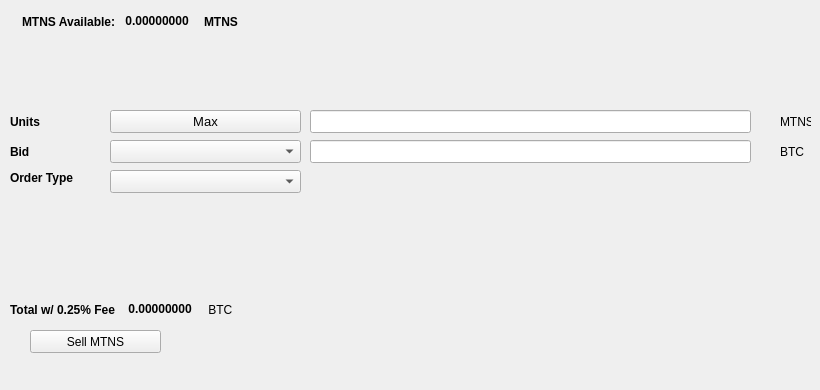
   <widget class="QWidget" name="SellTab">
    <attribute name="title">
     <string>Sell</string>
    </attribute>
    <widget class="QLabel" name="label_16">
     <property name="geometry">
      <rect>
       <x>780</x>
       <y>140</y>
       <width>31</width>
       <height>23</height>
      </rect>
     </property>
     <property name="text">
      <string>BTC</string>
     </property>
    </widget>
    <widget class="QComboBox" name="SellBidcomboBox">
     <property name="geometry">
      <rect>
       <x>110</x>
       <y>140</y>
       <width>191</width>
       <height>23</height>
      </rect>
     </property>
     <property name="font">
      <font>
       <pointsize>10</pointsize>
      </font>
     </property>
    </widget>
    <widget class="QLabel" name="label_18">
     <property name="geometry">
      <rect>
       <x>10</x>
       <y>110</y>
       <width>46</width>
       <height>23</height>
      </rect>
     </property>
     <property name="font">
      <font>
       <weight>75</weight>
       <bold>true</bold>
      </font>
     </property>
     <property name="text">
      <string>Units</string>
     </property>
    </widget>
    <widget class="QPushButton" name="Sell_Max_Amount">
     <property name="geometry">
      <rect>
       <x>110</x>
       <y>110</y>
       <width>191</width>
       <height>23</height>
      </rect>
     </property>
     <property name="font">
      <font>
       <pointsize>10</pointsize>
      </font>
     </property>
     <property name="text">
      <string>Max</string>
     </property>
    </widget>
    <widget class="QLabel" name="label_20">
     <property name="geometry">
      <rect>
       <x>10</x>
       <y>170</y>
       <width>91</width>
       <height>16</height>
      </rect>
     </property>
     <property name="font">
      <font>
       <weight>75</weight>
       <bold>true</bold>
      </font>
     </property>
     <property name="text">
      <string>Order Type</string>
     </property>
    </widget>
    <widget class="QComboBox" name="SellOrdertypeCombo">
     <property name="geometry">
      <rect>
       <x>110</x>
       <y>170</y>
       <width>191</width>
       <height>23</height>
      </rect>
     </property>
     <property name="font">
      <font>
       <pointsize>10</pointsize>
      </font>
     </property>
    </widget>
    <widget class="QLabel" name="label_21">
     <property name="geometry">
      <rect>
       <x>10</x>
       <y>140</y>
       <width>46</width>
       <height>23</height>
      </rect>
     </property>
     <property name="font">
      <font>
       <weight>75</weight>
       <bold>true</bold>
      </font>
     </property>
     <property name="text">
      <string>Bid</string>
     </property>
    </widget>
    <widget class="QLabel" name="label_22">
     <property name="geometry">
      <rect>
       <x>780</x>
       <y>110</y>
       <width>31</width>
       <height>23</height>
      </rect>
     </property>
     <property name="text">
      <string>MTNS</string>
     </property>
    </widget>
    <widget class="QLineEdit" name="UnitsInputMTNS">
     <property name="geometry">
      <rect>
       <x>310</x>
       <y>110</y>
       <width>441</width>
       <height>23</height>
      </rect>
     </property>
     <property name="font">
      <font>
       <pointsize>9</pointsize>
       <weight>75</weight>
       <bold>true</bold>
      </font>
     </property>
    </widget>
    <widget class="QLineEdit" name="SellBidPriceEdit">
     <property name="geometry">
      <rect>
       <x>310</x>
       <y>140</y>
       <width>441</width>
       <height>23</height>
      </rect>
     </property>
     <property name="font">
      <font>
       <pointsize>9</pointsize>
       <weight>75</weight>
       <bold>true</bold>
      </font>
     </property>
    </widget>
    <widget class="QPushButton" name="SellMTNSBTN">
     <property name="geometry">
      <rect>
       <x>30</x>
       <y>330</y>
       <width>131</width>
       <height>23</height>
      </rect>
     </property>
     <property name="text">
      <string>Sell MTNS</string>
     </property>
     <property name="icon">
      <iconset resource="../chipo">
       <normaloff>:/icons/bitcoin</normaloff>:/icons/bitcoin</iconset>
     </property>
    </widget>
    <widget class="QWidget" name="layoutWidget3">
     <property name="geometry">
      <rect>
       <x>22</x>
       <y>12</y>
       <width>258</width>
       <height>19</height>
      </rect>
     </property>
     <layout class="QHBoxLayout" name="horizontalLayout">
      <item>
       <widget class="QLabel" name="label232_2">
        <property name="font">
         <font>
          <weight>75</weight>
          <bold>true</bold>
         </font>
        </property>
        <property name="text">
         <string>MTNS Available:</string>
        </property>
       </widget>
      </item>
      <item>
       <widget class="QLabel" name="MTNSAvailableLabel">
        <property name="palette">
         <palette>
          <active>
           <colorrole role="WindowText">
            <brush brushstyle="SolidPattern">
             <color alpha="255">
              <red>0</red>
              <green>0</green>
              <blue>0</blue>
             </color>
            </brush>
           </colorrole>
           <colorrole role="Button">
            <brush brushstyle="SolidPattern">
             <color alpha="255">
              <red>0</red>
              <green>170</green>
              <blue>0</blue>
             </color>
            </brush>
           </colorrole>
           <colorrole role="Light">
            <brush brushstyle="SolidPattern">
             <color alpha="255">
              <red>0</red>
              <green>255</green>
              <blue>0</blue>
             </color>
            </brush>
           </colorrole>
           <colorrole role="Midlight">
            <brush brushstyle="SolidPattern">
             <color alpha="255">
              <red>0</red>
              <green>212</green>
              <blue>0</blue>
             </color>
            </brush>
           </colorrole>
           <colorrole role="Dark">
            <brush brushstyle="SolidPattern">
             <color alpha="255">
              <red>0</red>
              <green>85</green>
              <blue>0</blue>
             </color>
            </brush>
           </colorrole>
           <colorrole role="Mid">
            <brush brushstyle="SolidPattern">
             <color alpha="255">
              <red>0</red>
              <green>113</green>
              <blue>0</blue>
             </color>
            </brush>
           </colorrole>
           <colorrole role="Text">
            <brush brushstyle="SolidPattern">
             <color alpha="255">
              <red>0</red>
              <green>170</green>
              <blue>0</blue>
             </color>
            </brush>
           </colorrole>
           <colorrole role="BrightText">
            <brush brushstyle="SolidPattern">
             <color alpha="255">
              <red>255</red>
              <green>255</green>
              <blue>255</blue>
             </color>
            </brush>
           </colorrole>
           <colorrole role="ButtonText">
            <brush brushstyle="SolidPattern">
             <color alpha="255">
              <red>0</red>
              <green>0</green>
              <blue>0</blue>
             </color>
            </brush>
           </colorrole>
           <colorrole role="Base">
            <brush brushstyle="SolidPattern">
             <color alpha="255">
              <red>255</red>
              <green>255</green>
              <blue>255</blue>
             </color>
            </brush>
           </colorrole>
           <colorrole role="Window">
            <brush brushstyle="SolidPattern">
             <color alpha="255">
              <red>0</red>
              <green>170</green>
              <blue>0</blue>
             </color>
            </brush>
           </colorrole>
           <colorrole role="Shadow">
            <brush brushstyle="SolidPattern">
             <color alpha="255">
              <red>0</red>
              <green>0</green>
              <blue>0</blue>
             </color>
            </brush>
           </colorrole>
           <colorrole role="AlternateBase">
            <brush brushstyle="SolidPattern">
             <color alpha="255">
              <red>127</red>
              <green>212</green>
              <blue>127</blue>
             </color>
            </brush>
           </colorrole>
           <colorrole role="ToolTipBase">
            <brush brushstyle="SolidPattern">
             <color alpha="255">
              <red>255</red>
              <green>255</green>
              <blue>220</blue>
             </color>
            </brush>
           </colorrole>
           <colorrole role="ToolTipText">
            <brush brushstyle="SolidPattern">
             <color alpha="255">
              <red>0</red>
              <green>0</green>
              <blue>0</blue>
             </color>
            </brush>
           </colorrole>
          </active>
          <inactive>
           <colorrole role="WindowText">
            <brush brushstyle="SolidPattern">
             <color alpha="255">
              <red>0</red>
              <green>0</green>
              <blue>0</blue>
             </color>
            </brush>
           </colorrole>
           <colorrole role="Button">
            <brush brushstyle="SolidPattern">
             <color alpha="255">
              <red>0</red>
              <green>170</green>
              <blue>0</blue>
             </color>
            </brush>
           </colorrole>
           <colorrole role="Light">
            <brush brushstyle="SolidPattern">
             <color alpha="255">
              <red>0</red>
              <green>255</green>
              <blue>0</blue>
             </color>
            </brush>
           </colorrole>
           <colorrole role="Midlight">
            <brush brushstyle="SolidPattern">
             <color alpha="255">
              <red>0</red>
              <green>212</green>
              <blue>0</blue>
             </color>
            </brush>
           </colorrole>
           <colorrole role="Dark">
            <brush brushstyle="SolidPattern">
             <color alpha="255">
              <red>0</red>
              <green>85</green>
              <blue>0</blue>
             </color>
            </brush>
           </colorrole>
           <colorrole role="Mid">
            <brush brushstyle="SolidPattern">
             <color alpha="255">
              <red>0</red>
              <green>113</green>
              <blue>0</blue>
             </color>
            </brush>
           </colorrole>
           <colorrole role="Text">
            <brush brushstyle="SolidPattern">
             <color alpha="255">
              <red>0</red>
              <green>170</green>
              <blue>0</blue>
             </color>
            </brush>
           </colorrole>
           <colorrole role="BrightText">
            <brush brushstyle="SolidPattern">
             <color alpha="255">
              <red>255</red>
              <green>255</green>
              <blue>255</blue>
             </color>
            </brush>
           </colorrole>
           <colorrole role="ButtonText">
            <brush brushstyle="SolidPattern">
             <color alpha="255">
              <red>0</red>
              <green>0</green>
              <blue>0</blue>
             </color>
            </brush>
           </colorrole>
           <colorrole role="Base">
            <brush brushstyle="SolidPattern">
             <color alpha="255">
              <red>255</red>
              <green>255</green>
              <blue>255</blue>
             </color>
            </brush>
           </colorrole>
           <colorrole role="Window">
            <brush brushstyle="SolidPattern">
             <color alpha="255">
              <red>0</red>
              <green>170</green>
              <blue>0</blue>
             </color>
            </brush>
           </colorrole>
           <colorrole role="Shadow">
            <brush brushstyle="SolidPattern">
             <color alpha="255">
              <red>0</red>
              <green>0</green>
              <blue>0</blue>
             </color>
            </brush>
           </colorrole>
           <colorrole role="AlternateBase">
            <brush brushstyle="SolidPattern">
             <color alpha="255">
              <red>127</red>
              <green>212</green>
              <blue>127</blue>
             </color>
            </brush>
           </colorrole>
           <colorrole role="ToolTipBase">
            <brush brushstyle="SolidPattern">
             <color alpha="255">
              <red>255</red>
              <green>255</green>
              <blue>220</blue>
             </color>
            </brush>
           </colorrole>
           <colorrole role="ToolTipText">
            <brush brushstyle="SolidPattern">
             <color alpha="255">
              <red>0</red>
              <green>0</green>
              <blue>0</blue>
             </color>
            </brush>
           </colorrole>
          </inactive>
          <disabled>
           <colorrole role="WindowText">
            <brush brushstyle="SolidPattern">
             <color alpha="255">
              <red>0</red>
              <green>85</green>
              <blue>0</blue>
             </color>
            </brush>
           </colorrole>
           <colorrole role="Button">
            <brush brushstyle="SolidPattern">
             <color alpha="255">
              <red>0</red>
              <green>170</green>
              <blue>0</blue>
             </color>
            </brush>
           </colorrole>
           <colorrole role="Light">
            <brush brushstyle="SolidPattern">
             <color alpha="255">
              <red>0</red>
              <green>255</green>
              <blue>0</blue>
             </color>
            </brush>
           </colorrole>
           <colorrole role="Midlight">
            <brush brushstyle="SolidPattern">
             <color alpha="255">
              <red>0</red>
              <green>212</green>
              <blue>0</blue>
             </color>
            </brush>
           </colorrole>
           <colorrole role="Dark">
            <brush brushstyle="SolidPattern">
             <color alpha="255">
              <red>0</red>
              <green>85</green>
              <blue>0</blue>
             </color>
            </brush>
           </colorrole>
           <colorrole role="Mid">
            <brush brushstyle="SolidPattern">
             <color alpha="255">
              <red>0</red>
              <green>113</green>
              <blue>0</blue>
             </color>
            </brush>
           </colorrole>
           <colorrole role="Text">
            <brush brushstyle="SolidPattern">
             <color alpha="255">
              <red>0</red>
              <green>85</green>
              <blue>0</blue>
             </color>
            </brush>
           </colorrole>
           <colorrole role="BrightText">
            <brush brushstyle="SolidPattern">
             <color alpha="255">
              <red>255</red>
              <green>255</green>
              <blue>255</blue>
             </color>
            </brush>
           </colorrole>
           <colorrole role="ButtonText">
            <brush brushstyle="SolidPattern">
             <color alpha="255">
              <red>0</red>
              <green>85</green>
              <blue>0</blue>
             </color>
            </brush>
           </colorrole>
           <colorrole role="Base">
            <brush brushstyle="SolidPattern">
             <color alpha="255">
              <red>0</red>
              <green>170</green>
              <blue>0</blue>
             </color>
            </brush>
           </colorrole>
           <colorrole role="Window">
            <brush brushstyle="SolidPattern">
             <color alpha="255">
              <red>0</red>
              <green>170</green>
              <blue>0</blue>
             </color>
            </brush>
           </colorrole>
           <colorrole role="Shadow">
            <brush brushstyle="SolidPattern">
             <color alpha="255">
              <red>0</red>
              <green>0</green>
              <blue>0</blue>
             </color>
            </brush>
           </colorrole>
           <colorrole role="AlternateBase">
            <brush brushstyle="SolidPattern">
             <color alpha="255">
              <red>0</red>
              <green>170</green>
              <blue>0</blue>
             </color>
            </brush>
           </colorrole>
           <colorrole role="ToolTipBase">
            <brush brushstyle="SolidPattern">
             <color alpha="255">
              <red>255</red>
              <green>255</green>
              <blue>220</blue>
             </color>
            </brush>
           </colorrole>
           <colorrole role="ToolTipText">
            <brush brushstyle="SolidPattern">
             <color alpha="255">
              <red>0</red>
              <green>0</green>
              <blue>0</blue>
             </color>
            </brush>
           </colorrole>
          </disabled>
         </palette>
        </property>
        <property name="font">
         <font>
          <weight>75</weight>
          <bold>true</bold>
         </font>
        </property>
        <property name="text">
         <string> 0.00000000 </string>
        </property>
        <property name="textInteractionFlags">
         <set>Qt::LinksAccessibleByMouse|Qt::TextSelectableByKeyboard|Qt::TextSelectableByMouse</set>
        </property>
       </widget>
      </item>
      <item>
       <widget class="QLabel" name="labelMTNS">
        <property name="font">
         <font>
          <weight>75</weight>
          <bold>true</bold>
         </font>
        </property>
        <property name="text">
         <string>MTNS</string>
        </property>
       </widget>
      </item>
     </layout>
    </widget>
    <widget class="QWidget" name="layoutWidget">
     <property name="geometry">
      <rect>
       <x>10</x>
       <y>300</y>
       <width>268</width>
       <height>19</height>
      </rect>
     </property>
     <layout class="QHBoxLayout" name="horizontalLayout_2">
      <item>
       <widget class="QLabel" name="label_19">
        <property name="font">
         <font>
          <weight>75</weight>
          <bold>true</bold>
         </font>
        </property>
        <property name="text">
         <string>Total w/ 0.25% Fee </string>
        </property>
       </widget>
      </item>
      <item>
       <widget class="QLabel" name="SellCostLabel">
        <property name="palette">
         <palette>
          <active>
           <colorrole role="WindowText">
            <brush brushstyle="SolidPattern">
             <color alpha="255">
              <red>0</red>
              <green>0</green>
              <blue>0</blue>
             </color>
            </brush>
           </colorrole>
           <colorrole role="Button">
            <brush brushstyle="SolidPattern">
             <color alpha="255">
              <red>0</red>
              <green>170</green>
              <blue>0</blue>
             </color>
            </brush>
           </colorrole>
           <colorrole role="Light">
            <brush brushstyle="SolidPattern">
             <color alpha="255">
              <red>0</red>
              <green>255</green>
              <blue>0</blue>
             </color>
            </brush>
           </colorrole>
           <colorrole role="Midlight">
            <brush brushstyle="SolidPattern">
             <color alpha="255">
              <red>0</red>
              <green>212</green>
              <blue>0</blue>
             </color>
            </brush>
           </colorrole>
           <colorrole role="Dark">
            <brush brushstyle="SolidPattern">
             <color alpha="255">
              <red>0</red>
              <green>85</green>
              <blue>0</blue>
             </color>
            </brush>
           </colorrole>
           <colorrole role="Mid">
            <brush brushstyle="SolidPattern">
             <color alpha="255">
              <red>0</red>
              <green>113</green>
              <blue>0</blue>
             </color>
            </brush>
           </colorrole>
           <colorrole role="Text">
            <brush brushstyle="SolidPattern">
             <color alpha="255">
              <red>0</red>
              <green>170</green>
              <blue>0</blue>
             </color>
            </brush>
           </colorrole>
           <colorrole role="BrightText">
            <brush brushstyle="SolidPattern">
             <color alpha="255">
              <red>255</red>
              <green>255</green>
              <blue>255</blue>
             </color>
            </brush>
           </colorrole>
           <colorrole role="ButtonText">
            <brush brushstyle="SolidPattern">
             <color alpha="255">
              <red>0</red>
              <green>0</green>
              <blue>0</blue>
             </color>
            </brush>
           </colorrole>
           <colorrole role="Base">
            <brush brushstyle="SolidPattern">
             <color alpha="255">
              <red>255</red>
              <green>255</green>
              <blue>255</blue>
             </color>
            </brush>
           </colorrole>
           <colorrole role="Window">
            <brush brushstyle="SolidPattern">
             <color alpha="255">
              <red>0</red>
              <green>170</green>
              <blue>0</blue>
             </color>
            </brush>
           </colorrole>
           <colorrole role="Shadow">
            <brush brushstyle="SolidPattern">
             <color alpha="255">
              <red>0</red>
              <green>0</green>
              <blue>0</blue>
             </color>
            </brush>
           </colorrole>
           <colorrole role="AlternateBase">
            <brush brushstyle="SolidPattern">
             <color alpha="255">
              <red>127</red>
              <green>212</green>
              <blue>127</blue>
             </color>
            </brush>
           </colorrole>
           <colorrole role="ToolTipBase">
            <brush brushstyle="SolidPattern">
             <color alpha="255">
              <red>255</red>
              <green>255</green>
              <blue>220</blue>
             </color>
            </brush>
           </colorrole>
           <colorrole role="ToolTipText">
            <brush brushstyle="SolidPattern">
             <color alpha="255">
              <red>0</red>
              <green>0</green>
              <blue>0</blue>
             </color>
            </brush>
           </colorrole>
          </active>
          <inactive>
           <colorrole role="WindowText">
            <brush brushstyle="SolidPattern">
             <color alpha="255">
              <red>0</red>
              <green>0</green>
              <blue>0</blue>
             </color>
            </brush>
           </colorrole>
           <colorrole role="Button">
            <brush brushstyle="SolidPattern">
             <color alpha="255">
              <red>0</red>
              <green>170</green>
              <blue>0</blue>
             </color>
            </brush>
           </colorrole>
           <colorrole role="Light">
            <brush brushstyle="SolidPattern">
             <color alpha="255">
              <red>0</red>
              <green>255</green>
              <blue>0</blue>
             </color>
            </brush>
           </colorrole>
           <colorrole role="Midlight">
            <brush brushstyle="SolidPattern">
             <color alpha="255">
              <red>0</red>
              <green>212</green>
              <blue>0</blue>
             </color>
            </brush>
           </colorrole>
           <colorrole role="Dark">
            <brush brushstyle="SolidPattern">
             <color alpha="255">
              <red>0</red>
              <green>85</green>
              <blue>0</blue>
             </color>
            </brush>
           </colorrole>
           <colorrole role="Mid">
            <brush brushstyle="SolidPattern">
             <color alpha="255">
              <red>0</red>
              <green>113</green>
              <blue>0</blue>
             </color>
            </brush>
           </colorrole>
           <colorrole role="Text">
            <brush brushstyle="SolidPattern">
             <color alpha="255">
              <red>0</red>
              <green>170</green>
              <blue>0</blue>
             </color>
            </brush>
           </colorrole>
           <colorrole role="BrightText">
            <brush brushstyle="SolidPattern">
             <color alpha="255">
              <red>255</red>
              <green>255</green>
              <blue>255</blue>
             </color>
            </brush>
           </colorrole>
           <colorrole role="ButtonText">
            <brush brushstyle="SolidPattern">
             <color alpha="255">
              <red>0</red>
              <green>0</green>
              <blue>0</blue>
             </color>
            </brush>
           </colorrole>
           <colorrole role="Base">
            <brush brushstyle="SolidPattern">
             <color alpha="255">
              <red>255</red>
              <green>255</green>
              <blue>255</blue>
             </color>
            </brush>
           </colorrole>
           <colorrole role="Window">
            <brush brushstyle="SolidPattern">
             <color alpha="255">
              <red>0</red>
              <green>170</green>
              <blue>0</blue>
             </color>
            </brush>
           </colorrole>
           <colorrole role="Shadow">
            <brush brushstyle="SolidPattern">
             <color alpha="255">
              <red>0</red>
              <green>0</green>
              <blue>0</blue>
             </color>
            </brush>
           </colorrole>
           <colorrole role="AlternateBase">
            <brush brushstyle="SolidPattern">
             <color alpha="255">
              <red>127</red>
              <green>212</green>
              <blue>127</blue>
             </color>
            </brush>
           </colorrole>
           <colorrole role="ToolTipBase">
            <brush brushstyle="SolidPattern">
             <color alpha="255">
              <red>255</red>
              <green>255</green>
              <blue>220</blue>
             </color>
            </brush>
           </colorrole>
           <colorrole role="ToolTipText">
            <brush brushstyle="SolidPattern">
             <color alpha="255">
              <red>0</red>
              <green>0</green>
              <blue>0</blue>
             </color>
            </brush>
           </colorrole>
          </inactive>
          <disabled>
           <colorrole role="WindowText">
            <brush brushstyle="SolidPattern">
             <color alpha="255">
              <red>0</red>
              <green>85</green>
              <blue>0</blue>
             </color>
            </brush>
           </colorrole>
           <colorrole role="Button">
            <brush brushstyle="SolidPattern">
             <color alpha="255">
              <red>0</red>
              <green>170</green>
              <blue>0</blue>
             </color>
            </brush>
           </colorrole>
           <colorrole role="Light">
            <brush brushstyle="SolidPattern">
             <color alpha="255">
              <red>0</red>
              <green>255</green>
              <blue>0</blue>
             </color>
            </brush>
           </colorrole>
           <colorrole role="Midlight">
            <brush brushstyle="SolidPattern">
             <color alpha="255">
              <red>0</red>
              <green>212</green>
              <blue>0</blue>
             </color>
            </brush>
           </colorrole>
           <colorrole role="Dark">
            <brush brushstyle="SolidPattern">
             <color alpha="255">
              <red>0</red>
              <green>85</green>
              <blue>0</blue>
             </color>
            </brush>
           </colorrole>
           <colorrole role="Mid">
            <brush brushstyle="SolidPattern">
             <color alpha="255">
              <red>0</red>
              <green>113</green>
              <blue>0</blue>
             </color>
            </brush>
           </colorrole>
           <colorrole role="Text">
            <brush brushstyle="SolidPattern">
             <color alpha="255">
              <red>0</red>
              <green>85</green>
              <blue>0</blue>
             </color>
            </brush>
           </colorrole>
           <colorrole role="BrightText">
            <brush brushstyle="SolidPattern">
             <color alpha="255">
              <red>255</red>
              <green>255</green>
              <blue>255</blue>
             </color>
            </brush>
           </colorrole>
           <colorrole role="ButtonText">
            <brush brushstyle="SolidPattern">
             <color alpha="255">
              <red>0</red>
              <green>85</green>
              <blue>0</blue>
             </color>
            </brush>
           </colorrole>
           <colorrole role="Base">
            <brush brushstyle="SolidPattern">
             <color alpha="255">
              <red>0</red>
              <green>170</green>
              <blue>0</blue>
             </color>
            </brush>
           </colorrole>
           <colorrole role="Window">
            <brush brushstyle="SolidPattern">
             <color alpha="255">
              <red>0</red>
              <green>170</green>
              <blue>0</blue>
             </color>
            </brush>
           </colorrole>
           <colorrole role="Shadow">
            <brush brushstyle="SolidPattern">
             <color alpha="255">
              <red>0</red>
              <green>0</green>
              <blue>0</blue>
             </color>
            </brush>
           </colorrole>
           <colorrole role="AlternateBase">
            <brush brushstyle="SolidPattern">
             <color alpha="255">
              <red>0</red>
              <green>170</green>
              <blue>0</blue>
             </color>
            </brush>
           </colorrole>
           <colorrole role="ToolTipBase">
            <brush brushstyle="SolidPattern">
             <color alpha="255">
              <red>255</red>
              <green>255</green>
              <blue>220</blue>
             </color>
            </brush>
           </colorrole>
           <colorrole role="ToolTipText">
            <brush brushstyle="SolidPattern">
             <color alpha="255">
              <red>0</red>
              <green>0</green>
              <blue>0</blue>
             </color>
            </brush>
           </colorrole>
          </disabled>
         </palette>
        </property>
        <property name="font">
         <font>
          <weight>75</weight>
          <bold>true</bold>
         </font>
        </property>
        <property name="autoFillBackground">
         <bool>false</bool>
        </property>
        <property name="text">
         <string> 0.00000000</string>
        </property>
        <property name="textInteractionFlags">
         <set>Qt::LinksAccessibleByMouse|Qt::TextSelectableByMouse</set>
        </property>
       </widget>
      </item>
      <item>
       <widget class="QLabel" name="label_17">
        <property name="font">
         <font>
          <weight>50</weight>
          <bold>false</bold>
         </font>
        </property>
        <property name="text">
         <string> BTC</string>
        </property>
       </widget>
      </item>
     </layout>
    </widget>
    <widget class="QLabel" name="label_23">
     <property name="geometry">
      <rect>
       <x>460</x>
       <y>300</y>
       <width>281</width>
       <height>81</height>
      </rect>
     </property>
     <property name="text">
      <string/>
     </property>
     <property name="pixmap">
      <pixmap>:/images/bittrex</pixmap>
     </property>
    </widget>
   </widget>
